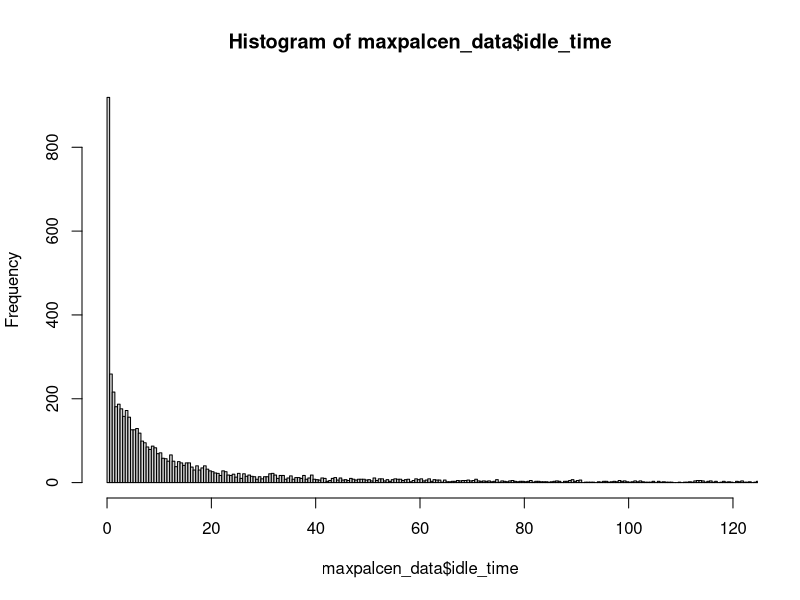
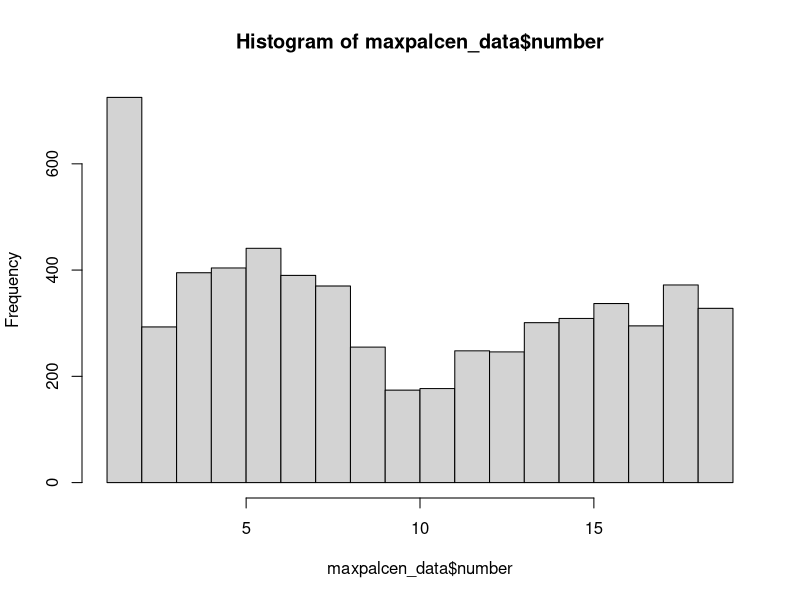
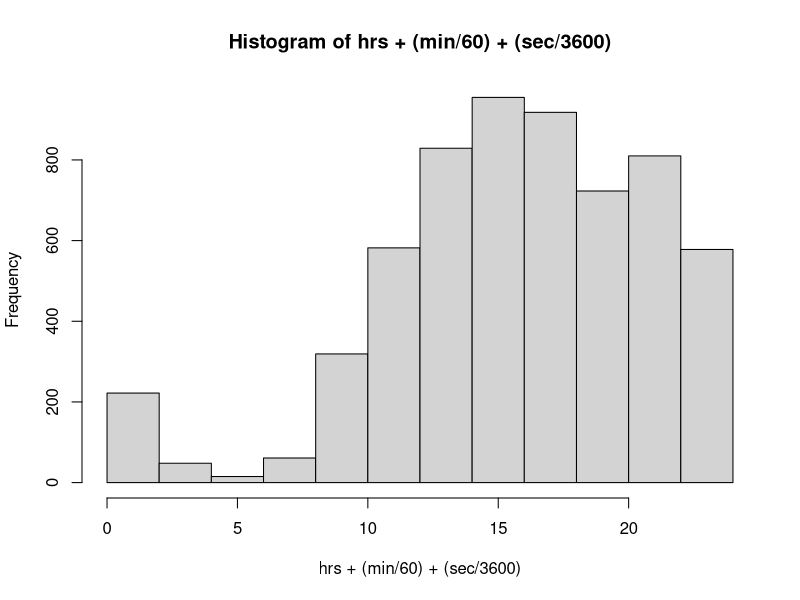

These charts were generated, in order, by the following R code: (Note: this script raises an error after producing the figures.)
maxpalcen_data <- read.csv("data/maxpalcen.csv")
colnames(maxpalcen_data) <- c("start_time", "end_time", "extend_time", "idle_time", "number", "type", "dorm")

## Show the distribution of idle times from 0 mins to 2 hrs, in bins of width = 30 seconds
hist(maxpalcen_data$idle_time, breaks=seq(0,max(maxpalcen_data$idle_time), by=0.5), xlim=c(0,120))

## Show distribution of machine use
hist(maxpalcen_data$number)

## Show time of day distribution for machine starts
hrs=format(as.POSIXct(maxpalcen_data$start_time, format="%Y-%m-%d %H:%M:%S"), format="%H")
min=format(as.POSIXct(maxpalcen_data$start_time, format="%Y-%m-%d %H:%M:%S"), format="%M")
sec=format(as.POSIXct(maxpalcen_data$start_time, format="%Y-%m-%d %H:%M:%S"), format="%S")

hrs <-as.numeric(hrs)
min <-as.numeric(min)
sec<-as.numeric(sec)

hist(hrs + (min / 60) + (sec / 3600))

## Show distribution of machine total times (excluding idle times)
totaltime <- as.numeric(difftime(maxpalcen_data$end_time, maxpalcen_data$start_time), units="mins") + maxpalcen_data$extend_time
hist(totaltime, breaks=seq(0,max(totaltime), by=0.5), xlim=c(0,120))
